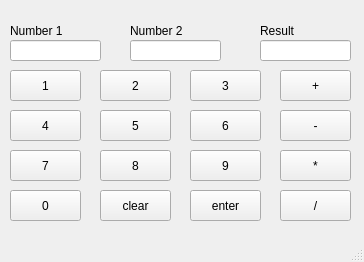
<?xml version="1.0" encoding="UTF-8"?>
<ui version="4.0">
 <class>MainWindow</class>
 <widget class="QMainWindow" name="MainWindow">
  <property name="geometry">
   <rect>
    <x>0</x>
    <y>0</y>
    <width>364</width>
    <height>262</height>
   </rect>
  </property>
  <property name="windowTitle">
   <string>MainWindow</string>
  </property>
  <widget class="QWidget" name="centralwidget">
   <widget class="QLabel" name="label">
    <property name="geometry">
     <rect>
      <x>10</x>
      <y>10</y>
      <width>61</width>
      <height>41</height>
     </rect>
    </property>
    <property name="text">
     <string>Number 1</string>
    </property>
   </widget>
   <widget class="QLabel" name="label_2">
    <property name="geometry">
     <rect>
      <x>130</x>
      <y>10</y>
      <width>61</width>
      <height>41</height>
     </rect>
    </property>
    <property name="text">
     <string>Number 2</string>
    </property>
   </widget>
   <widget class="QLabel" name="label_3">
    <property name="geometry">
     <rect>
      <x>260</x>
      <y>10</y>
      <width>61</width>
      <height>41</height>
     </rect>
    </property>
    <property name="text">
     <string>Result</string>
    </property>
   </widget>
   <widget class="QLineEdit" name="num1">
    <property name="geometry">
     <rect>
      <x>10</x>
      <y>40</y>
      <width>91</width>
      <height>21</height>
     </rect>
    </property>
   </widget>
   <widget class="QLineEdit" name="num2">
    <property name="geometry">
     <rect>
      <x>130</x>
      <y>40</y>
      <width>91</width>
      <height>21</height>
     </rect>
    </property>
   </widget>
   <widget class="QLineEdit" name="result">
    <property name="geometry">
     <rect>
      <x>260</x>
      <y>40</y>
      <width>91</width>
      <height>21</height>
     </rect>
    </property>
   </widget>
   <widget class="QPushButton" name="N1">
    <property name="geometry">
     <rect>
      <x>10</x>
      <y>70</y>
      <width>71</width>
      <height>31</height>
     </rect>
    </property>
    <property name="text">
     <string>1</string>
    </property>
   </widget>
   <widget class="QPushButton" name="N2">
    <property name="geometry">
     <rect>
      <x>100</x>
      <y>70</y>
      <width>71</width>
      <height>31</height>
     </rect>
    </property>
    <property name="text">
     <string>2</string>
    </property>
   </widget>
   <widget class="QPushButton" name="N3">
    <property name="geometry">
     <rect>
      <x>190</x>
      <y>70</y>
      <width>71</width>
      <height>31</height>
     </rect>
    </property>
    <property name="text">
     <string>3</string>
    </property>
   </widget>
   <widget class="QPushButton" name="add">
    <property name="geometry">
     <rect>
      <x>280</x>
      <y>70</y>
      <width>71</width>
      <height>31</height>
     </rect>
    </property>
    <property name="text">
     <string>+</string>
    </property>
   </widget>
   <widget class="QPushButton" name="N4">
    <property name="geometry">
     <rect>
      <x>10</x>
      <y>110</y>
      <width>71</width>
      <height>31</height>
     </rect>
    </property>
    <property name="text">
     <string>4</string>
    </property>
   </widget>
   <widget class="QPushButton" name="N7">
    <property name="geometry">
     <rect>
      <x>10</x>
      <y>150</y>
      <width>71</width>
      <height>31</height>
     </rect>
    </property>
    <property name="text">
     <string>7</string>
    </property>
   </widget>
   <widget class="QPushButton" name="N0">
    <property name="geometry">
     <rect>
      <x>10</x>
      <y>190</y>
      <width>71</width>
      <height>31</height>
     </rect>
    </property>
    <property name="text">
     <string>0</string>
    </property>
   </widget>
   <widget class="QPushButton" name="N5">
    <property name="geometry">
     <rect>
      <x>100</x>
      <y>110</y>
      <width>71</width>
      <height>31</height>
     </rect>
    </property>
    <property name="text">
     <string>5</string>
    </property>
   </widget>
   <widget class="QPushButton" name="N8">
    <property name="geometry">
     <rect>
      <x>100</x>
      <y>150</y>
      <width>71</width>
      <height>31</height>
     </rect>
    </property>
    <property name="text">
     <string>8</string>
    </property>
   </widget>
   <widget class="QPushButton" name="clear">
    <property name="geometry">
     <rect>
      <x>100</x>
      <y>190</y>
      <width>71</width>
      <height>31</height>
     </rect>
    </property>
    <property name="text">
     <string>clear</string>
    </property>
   </widget>
   <widget class="QPushButton" name="N6">
    <property name="geometry">
     <rect>
      <x>190</x>
      <y>110</y>
      <width>71</width>
      <height>31</height>
     </rect>
    </property>
    <property name="text">
     <string>6</string>
    </property>
   </widget>
   <widget class="QPushButton" name="N9">
    <property name="geometry">
     <rect>
      <x>190</x>
      <y>150</y>
      <width>71</width>
      <height>31</height>
     </rect>
    </property>
    <property name="text">
     <string>9</string>
    </property>
   </widget>
   <widget class="QPushButton" name="enter">
    <property name="geometry">
     <rect>
      <x>190</x>
      <y>190</y>
      <width>71</width>
      <height>31</height>
     </rect>
    </property>
    <property name="text">
     <string>enter</string>
    </property>
   </widget>
   <widget class="QPushButton" name="sub">
    <property name="geometry">
     <rect>
      <x>280</x>
      <y>110</y>
      <width>71</width>
      <height>31</height>
     </rect>
    </property>
    <property name="text">
     <string>-</string>
    </property>
   </widget>
   <widget class="QPushButton" name="mul">
    <property name="geometry">
     <rect>
      <x>280</x>
      <y>150</y>
      <width>71</width>
      <height>31</height>
     </rect>
    </property>
    <property name="text">
     <string>*</string>
    </property>
   </widget>
   <widget class="QPushButton" name="div">
    <property name="geometry">
     <rect>
      <x>280</x>
      <y>190</y>
      <width>71</width>
      <height>31</height>
     </rect>
    </property>
    <property name="text">
     <string>/</string>
    </property>
   </widget>
  </widget>
  <widget class="QMenuBar" name="menubar">
   <property name="geometry">
    <rect>
     <x>0</x>
     <y>0</y>
     <width>364</width>
     <height>21</height>
    </rect>
   </property>
  </widget>
  <widget class="QStatusBar" name="statusbar"/>
 </widget>
 <resources/>
 <connections/>
</ui>
